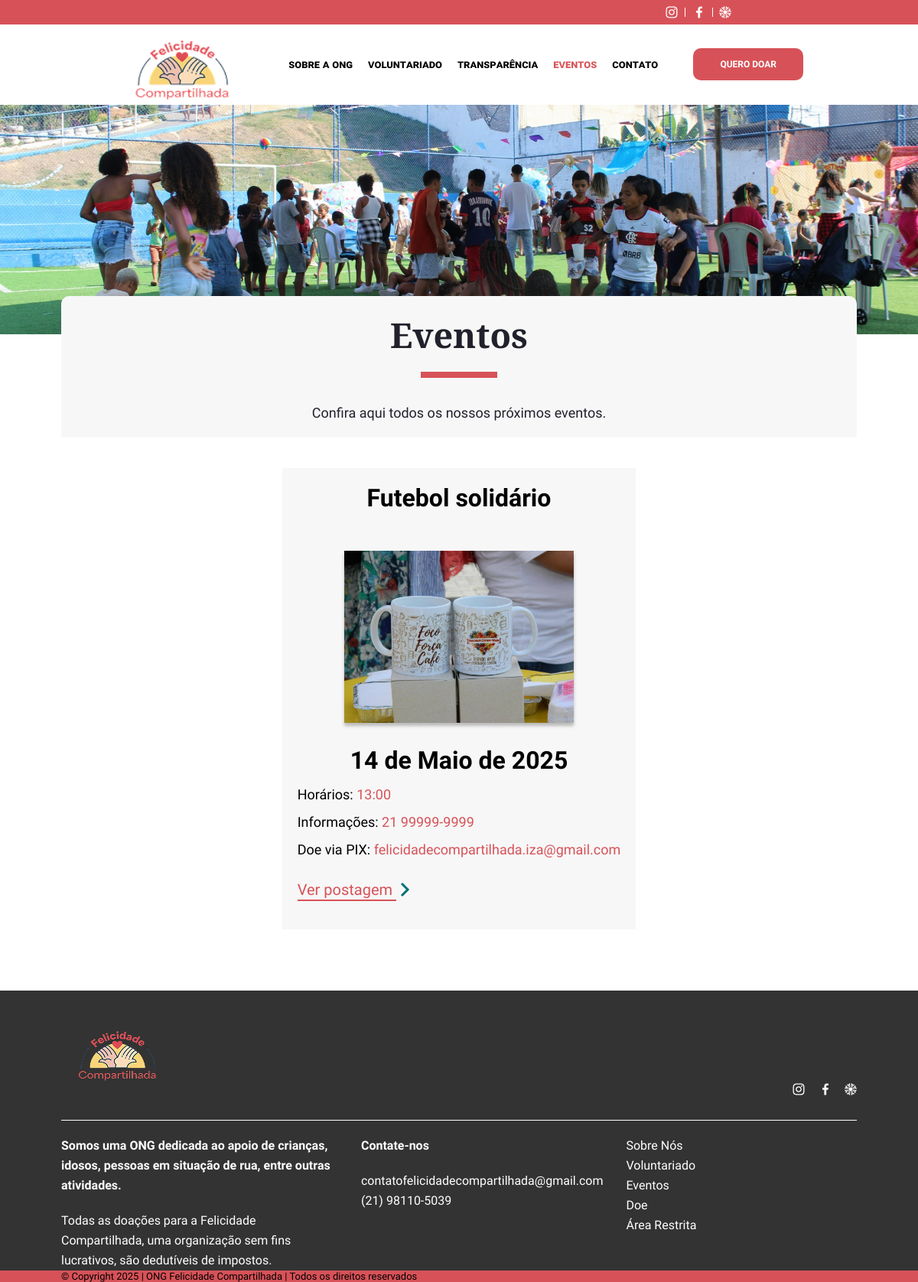
The page /eventos/ on the database its author committed.
### events/models.py (models this page shows, shortened)
class Evento(models.Model):
  nome = models.CharField(max_length=200)
  data = models.DateField()
  hora = models.TimeField()
  Pix = models.CharField(max_length=255, null=True, blank=True)
  imagem = models.ImageField(upload_to='eventos/')
  link_postagem = models.CharField(max_length=300)
  info = models.TextField()

### myapp/views.py (the view)
# urls.py: path("eventos/", views.eventos, name="eventos"),
def eventos(request):
    eventos = Evento.objects.all()
    return render(request, "app/eventos.html", {"idBody": "eventos", "eventos":eventos})

### myapp/templates/app/eventos.html (shortened to what this page needs)
{% extends './partials/base.html' %}
{% load static %}
{% block content %}
<div class="banner-sobre">
    <img src="{% static 'img/eventos.jpg' %}" alt="" />
  </div>
  <section class="sobre-container container" data-aos="fade-up">
    <div class="sobre-item">
      <h1 class="title">Eventos</h1>
      <p style="text-align: center">Confira aqui todos os nossos próximos eventos.</p>
    </div>
  </section>
  <main class="container">
    {% if eventos %}
    {% for el in eventos  %}
    <div class="evento-item">
      <h1>{{el.nome}}</h1>
      <img src="{{el.imagem.url}}" alt="" />
      <h1>{{el.data}}</h1>
      <p>
        Horários: <span class="cp">{{el.hora}}</span>
      </p>
      <p>
        Informações: <span class="cp">21 99999-9999</span>
      </p>
      <p>
        Doe via PIX: <span class="cp">{{ el.Pix }}</span>
      </p>
      <div>
        <a href="{{el.link_postagem}}" target="_blank" class="cp">
          Ver postagem
          <img src="{% static 'img/ver-postagem-seta.svg' %}" alt="" />
        </a>
      </div>
    </div>
    {% endfor %}
    {% endif %}
  </main>
{% endblock %}

### static/css/modules/geral.css (style rules this page uses)
* { margin: 0; padding: 0; box-sizing: border-box; }
html, body { margin: 0; padding: 0; overflow-x: hidden; }
:root { --cor-primaria: #D75258 ; --cor-detaque: #D75258; --cor-base: #333333; --cor-texto: #20212b; --cor-detaque-hover: #bf2f1a; --fonte-corpo: "Work Sans", sans-serif; --fonte-titulo: "Cormorant Infant", serif; }
img { max-width: 100%; display: block; }
.banner-sobre { width: 100%; height: 300px; overflow: hidden; }
.banner-sobre img { width: 100%; height: 100%; object-fit: cover; object-position: center; }
a { color: inherit; text-decoration: none; }
.container { padding-left: 320px; padding-right: 320px; }
.cp { color: var(--cor-primaria); }
@media (min-width: 769px) and (max-width: 1200px) { .container { padding-left: 80px; padding-right: 80px; } }

### static/css/modules/home-info-dados.css (style rules this page uses)
*, *::before, *::after { box-sizing: border-box; }
body { overflow-x: hidden; }

### static/css/modules/sobre.css (style rules this page uses)
.sobre-item { background-color: #f7f7f7; padding: 28px 225px; border-radius: 10px 10px 0px 0px; color: var(--cor-texto); margin: 0 auto; }
.sobre-item p { font-family: var(--fonte-corpo); font-size: 18px; line-height: 24px; font-weight: 300; text-align: center; }
.sobre-container { margin-top: -50px; position: relative; z-index: 2; margin-bottom: 40px; }
@media (max-width: 1440px) { .sobre-item { padding: 20px 50px; } }

### static/css/modules/eventos.css (style rules this page uses)
#eventos main { font-family: var(--fonte-corpo); display: grid; place-content: center; }
#eventos .evento-item { background-color: #f7f7f7; padding: 20px; max-width: 800px; margin: 0 auto; }
.cp { display: inline-block; white-space: nowrap; }
#eventos .evento-item h1:first-child { margin-bottom: 50px; }
#eventos .evento-item h1 { text-align: center; font-weight: 600; }
#eventos .evento-item > img { justify-self: center; box-shadow: 0px 4px 4px 0px rgba(0, 0, 0, 0.25); margin-bottom: 30px; max-width: 300px; width: 100%; height: auto; }
#eventos .evento-item p { font-size: 18px; margin-top: 15px; }
#eventos .evento-item div { margin-top: 30px; margin-bottom: 20px; }
#eventos main { margin-bottom: 80px; }

### rows shown on the page
Evento: nome "Futebol solidário", imagem (picture), data "14 de Maio de 2025", hora "13:00", Pix "felicidadecompartilhada.iza@gmail.com"
